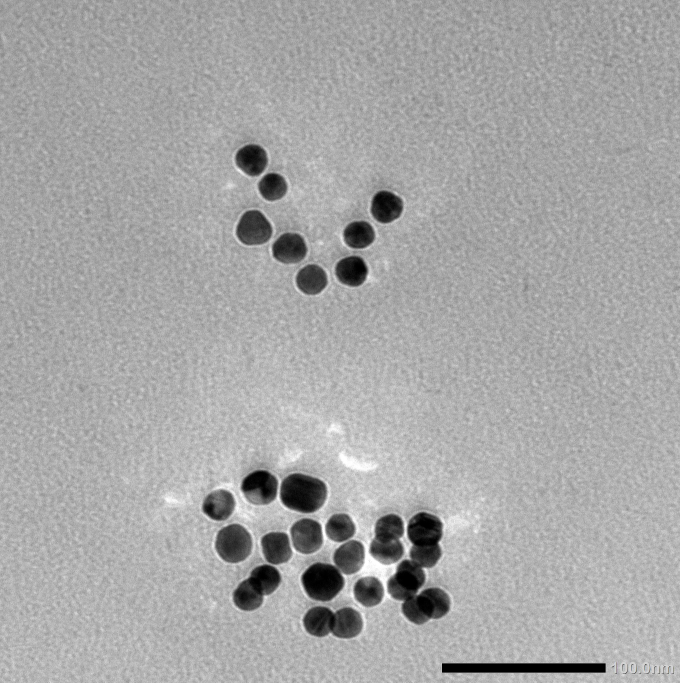
#> input picture data/images/AuNP_20nm_001.jpg, 2040 x 2048 px (shown at 1/3 size)
$ python img_obj.py
#> lines starting #> are read from the running program, lines starting #| are printed output that depends on the picture; after the words box and inside, x2 and y2 are one past the last pixel; in counts of white or black regions, pixels touching at a corner belong together
"""Analyze TEM images on gold nanoparticles"""
import numpy as np
import cv2
import matplotlib.pyplot as plt
from scipy import ndimage as ndi
import json
import os
import re
import argparse
from copy import deepcopy, copy
from skimage.io import imread
from skimage.filters import threshold_otsu, threshold_minimum, median
from skimage.color import rgb2gray
from skimage.segmentation import watershed
from skimage.feature import peak_local_max, canny
from skimage.transform import rescale, hough_circle, hough_circle_peaks
from skimage.measure import regionprops_table, label
from skimage.morphology import remove_small_holes, remove_small_objects, disk, erosion

class NPImage:
    def __init__(self, img_path, scale, np_type):
#> called with img_path = 'data/images/AuNP_20nm_001.jpg', scale = 100, np_type = 'nanoparticles'
        try:
            self.img = imread(img_path)
#> self.img is the input picture: shape (2048, 2040, 3); mean R, G, B 166.4, 166.4, 166.4
        except Exception as err:
            print(err)
            raise Exception("wrong input: image cannot be open")

        self.scale = scale
        self.np_type = np_type
        self.find_scale()
        self.prepare()
        self.filter()
        self.binary = None
        self.props_wsh = []
        self.sizes = []
        self.labels = None
        self.props_ht = None


    def find_scale(self):
        width = self.img.shape[1]
#> width = 2040
        line = self.img[-100:, int(width / 2) :, :]
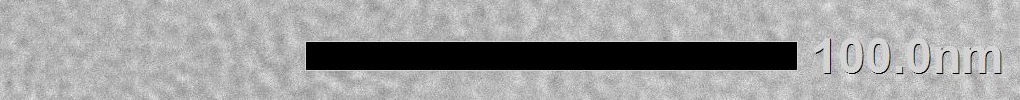
#> line: shape (100, 1020, 3); mean R, G, B 159.2, 159.2, 159.2
        line = cv2.cvtColor(line, cv2.COLOR_RGB2GRAY)
#> line: shape (100, 1020)
        mask = line < 10
#> mask: shape (100, 1020) bool; 13.5% white; 33 white regions (32 under 20 px), largest, box (x1, y1, x2, y2) and area: (306, 42, 797, 70) 13704
        mask = remove_small_objects(mask)
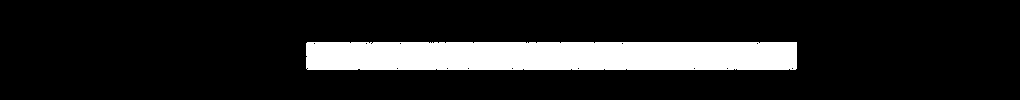
#> mask: shape (100, 1020) bool; 13.4% white; 1 white region, box (x1, y1, x2, y2) and area: (306, 42, 797, 70) 13704
        indices = np.where(mask)
#> indices = 13704 positions, rows 42 to 69, columns 306 to 796
        length = max(indices[1]) - min(indices[1])
#> length = 490
        self.pixel_size = self.scale / length
#> self.pixel_size = 0.204


    def prepare(self):
        self.img = self.img[0:-100, :]
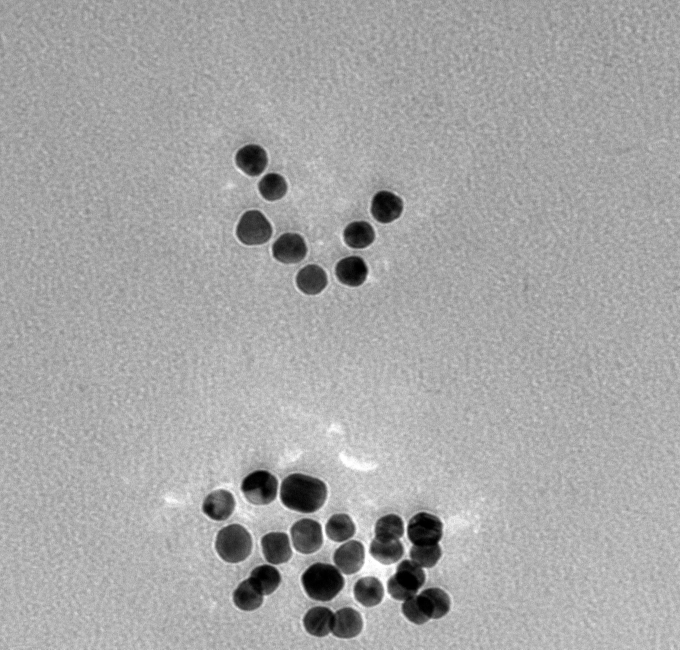
#> self.img: shape (1948, 2040, 3) (shown at 1/3 size); min 0, max 255, mean 166.2
        self.img = rgb2gray(self.img)
#> self.img: shape (1948, 2040) float64
        self.img = rescale(self.img, 0.5)
#> self.img: shape (974, 1020) float64
        self.pixel_size *= 2
#> self.pixel_size = 0.408


    def filter(self):
        if self.scale > 500:
            kernel = disk(3)
        elif self.scale > 150:
            kernel = disk(5)
        else:
            kernel = disk(7)
        self.img = median(self.img, kernel)


    def binarize(self):
        if self.np_type == "nanoparticles":
            thresh = threshold_minimum(self.img)
#> thresh = 0.472
        else:
            self.thresh = threshold_otsu(self.img)
        self.binary = self.img < thresh
#> self.binary: shape (974, 1020) bool; 5.1% white; 19 white regions, largest, box (x1, y1, x2, y2) and area: (583, 768, 674, 936) 8542, (453, 771, 545, 902) 5846, (350, 799, 436, 916) 4719
        self.binary = remove_small_holes(self.binary)
        self.binary = remove_small_objects(self.binary)


    def segmentation(self):
        self.binarize()
        print(self.binary.shape)
#| (974, 1020)
        self.watershed_transform()
        self.props_wsh = self.calc_watershed(self.labels)

        if self.np_type == "nanoparticles":
            self.find_overlaps()
            self.find_duplicity()
        else:
            self.sizes[0] = [i * self.pixel_size for i in self.sizes[1]]
            self.sizes[1] = [i * self.pixel_size for i in self.sizes[2]]
            props_ht = []


    def watershed_transform(self):
        distance = ndi.distance_transform_edt(self.binary)
        img = -distance
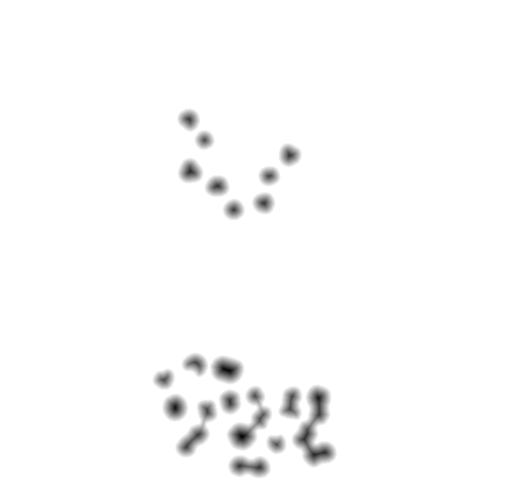
#> img: shape (974, 1020) float64 (shown at 1/2 size); min -28.16, max 0, mean -0.447; drawn with min black and max white

        if self.np_type == 'nanoparticles':
            coords = peak_local_max(distance, footprint=np.ones((3, 3)), min_distance=20)
#> coords = 31 pairs, first value 238 to 934, second value 328 to 648
            mask = np.zeros(distance.shape, dtype=bool)
            mask[tuple(coords.T)] = True
        else:
            mask =  self.binary
            for _ in range(10):
                mask = remove_small_holes(mask)
                mask = remove_small_objects(mask)
            for _ in range(10):
                mask = erosion(mask)

        markers, _ = ndi.label(mask)
        self.labels = watershed(img, markers, mask=self.binary)
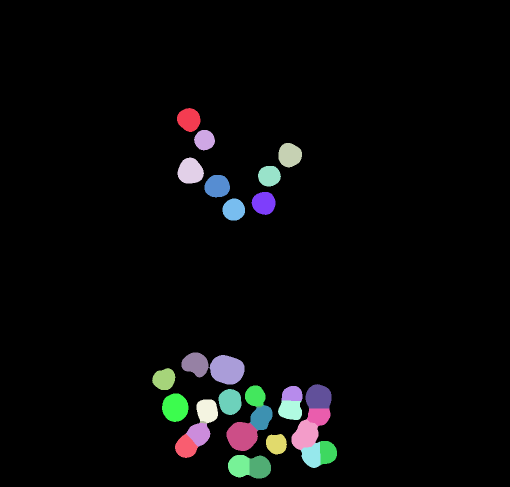
#> self.labels: shape (974, 1020) int32 (shown at 1/2 size); 32 distinct labels, from 0 to 31; one colour per label, 0 black


    def hough_transform(self):
        canny_edge = canny(self.img, sigma=2)
        start = 10 / self.pixel_size
        end = 100 / self.pixel_size
        min_dist = 10/self.pixel_size
        hough_radii = np.arange(start, end, 2)
        hough_res = hough_circle(canny_edge, hough_radii)

        accums, x, y, r = hough_circle_peaks(
            hough_res, hough_radii, min_xdistance=int(min_dist), min_ydistance=int(min_dist)
        )
        x = np.uint16(np.around(x))
        y = np.uint16(np.around(y))
        r = np.uint16(np.around(r))

        a = accums
        l = len(x)
        circles = [(x[i], y[i], r[i]) for i in range(l) if a[i] > 0.25]

        return circles


    def calc_watershed(self, labeled):
        if self.np_type == "nanoparticles":
            props = regionprops_table(
                labeled, properties=[
                    "label",
                    "area_convex",
                    "equivalent_diameter_area"
                ]
            )
#> props = 3 items
            self.sizes = props["area_convex"]
#> self.sizes = 31 values, max 3248 at index 9, min 42 at index 15, mean 1686

        else:
            props = regionprops_table(
                labeled,
                properties=[
                    "label",
                    "area_convex",
                    "axis_major_length",
                    "axis_minor_length",
                ],
            )
            self.sizes = [
                props["area_convex"],
                props["axis_major_length"],
                props["axis_minor_length"],
            ]

        labels = props["label"]
#> labels = 31 values from 1 to 31
        area = props["area_convex"]
#> area has the same summary as self.sizes
        selected = [(labels[i], area[i]) for i in range(len(labels))]
#> selected = 31 pairs, first value 1 to 31, second value 42 to 3248
#> in segmentation, `self.props_wsh = self.calc_watershed(self.labels)`: self.props_wsh has the same summary as selected in calc_watershed

        return selected


    def calc_median(self, data_list):
        """Method for calculating median

        Args:
            data_list (list): list with numbers

        Returns:
            float: median value
        """
        n = len(data_list)
        data_list.sort()
        index = int(n / 2)
        median = data_list[index]

        if n % 2 == 0:
            value = data_list[index - 1]
            median = (median + value) / 2

        return median


    def inside_circles(self, props):
        for x, y, r in props:
            x1 = x - r
            x2 = x + r
            y1 = y - r
            y2 = y + r

            for x_new, y_new, r_new in props:
                x1_new = x_new - r_new
                x2_new = x_new + r_new
                y1_new = y_new - r_new
                y2_new = y_new + r_new

                inside_x = (x1 < x1_new and x2 > x2_new)
                inside_y = (y1 < y1_new and y2 > y2_new)

                if inside_x and inside_y:
                    x_new = 0
                    y_new  = 0
                    r_new = 0

        props = [i for i in props if i[2] != 0]

        return props


    def pixels_in_circle(self, roi, cx, cy, r):
        """Find all pixel values inside circle

        Args:
            img (numpy.ndarray): single-channel image
            cx (int): first index of center
            cy (int): second index of center
            r (int): radius

        Returns:
            list: pixel values inside circle
        """
        pixels = []

        for x in range(roi.shape[1]):
            for y in range(roi.shape[0]):
                dx = x - cx
                dy = y - cy
                distance = dx**2 + dy**2

                if distance <= r**2:
                    pixels.append(roi[y, x])

        return pixels


    def filter_circles(self, roi, circles, area):
        """Delete too small and too bright
        and circles not fitting into image

        Args:
            gray (numpy.ndarray): single-channel image
            circles (list): list with tuples with center
                            indices and radius of circles
            area (list): list of calculated areas in nm

        Returns:
            list: list with tuples with center
                            indices and radius of circles
        """
        circles = self.inside_circles(circles)

        dims = roi.shape
        thresh = threshold_minimum(roi)

        for i in range(len(circles)):
            cx = int(circles[i][0])
            cy = int(circles[i][1])
            r = int(circles[i][2])
            pixels = self.pixels_in_circle(roi, cx, cy, r)
            if pixels:
                median_value = self.calc_median(pixels)
                bellow_zero = cx - r < 0 or cy - r < 0
                over_size = cx + r > dims[1] or cy + r > dims[0]
                if median_value > thresh:
                    circles.pop(i)
                    area.pop(i)
                    i += 1
                elif bellow_zero or over_size:
                    circles.pop(i)
                    area.pop(i)
                    i += 1


    def find_overlaps(self):
        erode = erosion(self.binary)
#> erode: shape (974, 1020) bool; 4.8% white; 19 white regions, largest, box (x1, y1, x2, y2) and area: (584, 769, 673, 935) 8101, (454, 772, 544, 901) 5486, (351, 800, 435, 915) 4417
        iterations = int(5/self.pixel_size)
#> iterations = 12
        for _ in range(iterations):
            erode = erosion(erode)
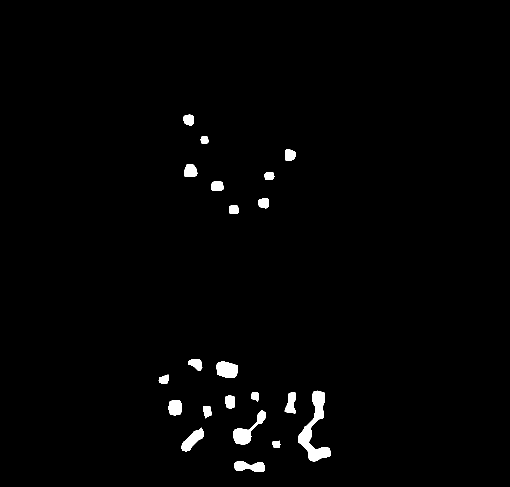
#> erode: shape (974, 1020) bool (shown at 1/2 size); 1.4% white; 21 white regions, largest, box (x1, y1, x2, y2) and area: (596, 781, 661, 923) 3220, (466, 820, 532, 889) 1451, (432, 723, 476, 756) 1168
        labels = label(erode, background=0)
#> labels: shape (974, 1020) int32; 22 distinct labels, from 0 to 21
        sizes_watershed = self.calc_watershed(labels)
#> sizes_watershed = [(1, 398), (2, 214), (3, 430), (4, 588), (5, 277), (6, 436), (7, 385), (8, 319), (9, 505), (10, 1204), (11, 300), (12, 6408), (13, 242), (14, 764), (15, 465), (16, 743), (17, 344), (18, 2316), (19, 1122), (20, 207), (21, 1157)]

        median = self.calc_median(self.sizes)
#> in calc_median, `n = len(data_list)`: n = 21
#> in calc_median, `index = int(n / 2)`: index = 10
#> in calc_median, `median = data_list[index]`: median = 436
#> median = 436
        props_ht = []

        for number, size in sizes_watershed:
            if size > 1.5 * median:
                indices = np.argwhere(labels == number)
                x_min = max(np.min(indices[:, 0]) - 10, 0)
                y_min = max(np.min(indices[:, 1]) - 10, 0)
                w = labels.shape[0]
                h = labels.shape[1]
                x_max = min(np.max(indices[:, 0]) + 10, w - 1)
                y_max = min(np.max(indices[:, 1]) + 10, h - 1)
                roi = self.img[x_min:x_max, y_min:y_max]

                circles = self.hough_transform()
                area = [(r * self.pixel_size) ** 2 * np.pi for _, _, r in circles]
                circles = self.filter_circles(roi, circles, area)

                for circle in circles:
                    cx = circle[0] + y_min
                    cy = circle[1] + x_min
                    r = circle[2]
                    self.props_ht.append((cx, cy, r))
#> this loop made 10 passes
#> (size, x_min, y_min, w, h, x_max, y_max, start in hough_transform) on pass 10: (1204, 713, 422, 974, 1020, 765, 485, 24.5)
#> size on passes 1 to 6: 398, 214, 430, 588, 277, 436
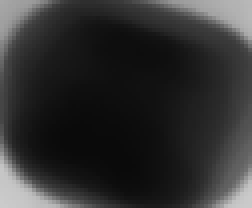
#> roi: shape (52, 63) float64 (shown 4 times larger); min 0.0398, max 0.798, mean 0.191


    def find_duplicity(self, labels):
        """Eliminate duplicities in properties

        Args:
            labels (numpy.ndarray):
            props_ht (_type_): _description_
            props_watershed (_type_): _description_

        Returns:
            _type_: _description_
        """
        size_ht = []
        for cx, cy, r in self.props_ht:
            val = labels[cy, cx]
            props_wsh = [i for i in props_wsh if i[0] != val]
            d = 2 * r
            size_ht.append(d)

        diameter = lambda a: 2 * (a / np.pi) ** (1 / 2)
        size_wsh = [diameter(i[1]) for i in props_wsh]
        sizes = size_ht + size_wsh
        sizes = [round(self.pixel_size * i, 3) for i in sizes]

        return sizes


if __name__ == '__main__':
    image = NPImage(
        'data/images/AuNP_20nm_001.jpg',
        100, 'nanoparticles')

#> (the run stopped early here; a loop or call above may not have finished)

$ run again, with data/images/AuNP_40nm_001.jpg copied over data/images/AuNP_20nm_001.jpg
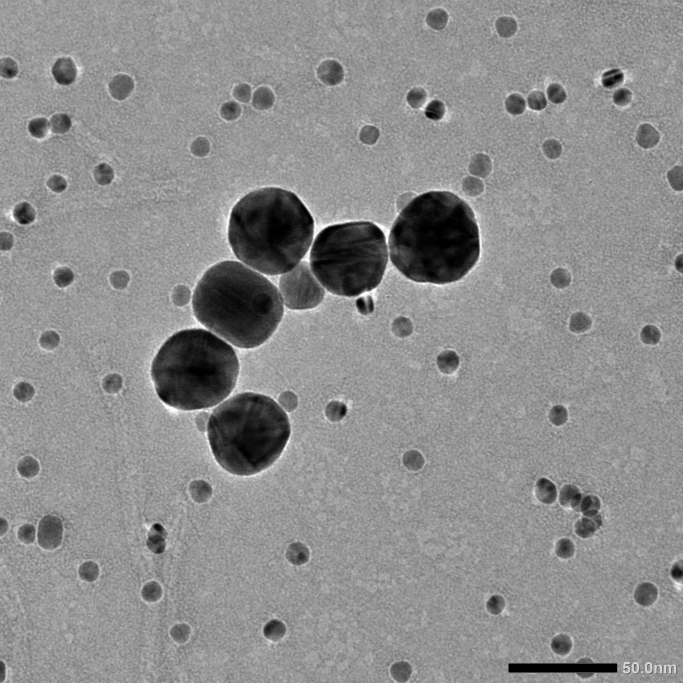
#> input picture data/images/AuNP_40nm_001.jpg, 2048 x 2048 px (shown at 1/3 size)
#> in __init__, self.img is the input picture: shape (2048, 2048, 3); mean R, G, B 141.2, 141.2, 141.2
#> in find_scale, `mask = remove_small_objects(mask)`:
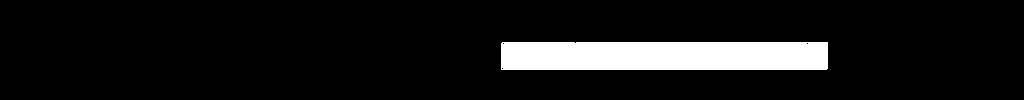
#> mask: shape (100, 1024) bool; 8.9% white; 1 white region, box (x1, y1, x2, y2) and area: (501, 42, 828, 70) 9150
#> indices = 9150 positions, rows 42 to 69, columns 501 to 827
#> length = 326
#> in find_scale, `self.pixel_size = self.scale / length`: self.pixel_size = 0.307
#> in prepare, `self.pixel_size *= 2`: self.pixel_size = 0.613
#> thresh = 0.267
#| (974, 1024)
#> coords = 25 pairs, first value 116 to 940, second value 35 to 931
#> self.labels: shape (974, 1024) int32; 26 distinct labels, from 0 to 25
#> props = 3 items
#> self.sizes = 25 values, max 13989 at index 8, min 88 at index 4, mean 2850.9
#> in calc_watershed, `labels = props["label"]`: labels = 25 values from 1 to 25
#> area has the same summary as self.sizes
#> selected = 25 pairs, first value 1 to 25, second value 88 to 13989
#> self.props_wsh has the same summary as selected in calc_watershed
#> iterations = 8
#> in find_overlaps, `labels = label(erode, background=0)`:
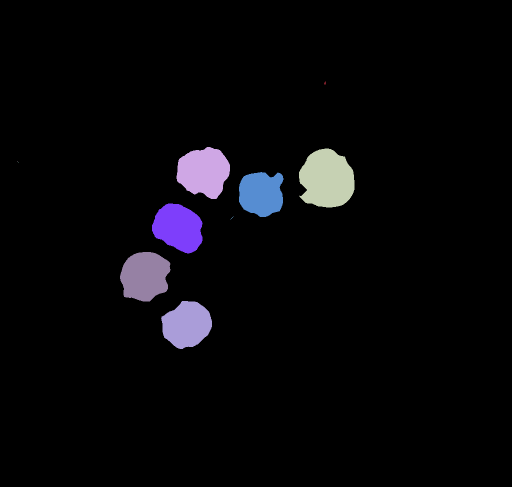
#> labels: shape (974, 1024) int32 (shown at 1/2 size); 11 distinct labels, from 0 to 10; one colour per label, 0 black
#> sizes_watershed = [(1, 11), (2, 8506), (3, 10699), (4, 1), (5, 1), (6, 6920), (7, 7558), (8, 6), (9, 8126), (10, 7361)]
#> n = 10
#> index = 5
#> in calc_median, `median = data_list[index]`: median = 7361
#> value = 6920
#> in calc_median, `median = (median + value) / 2`: median = 7140.5
#> the loop in find_overlaps, `for number, size in sizes_watershed:` made 10 passes
#> size on passes 1 to 8: 11, 8506, 10699, 1, 1, 6920, 7558, 6
